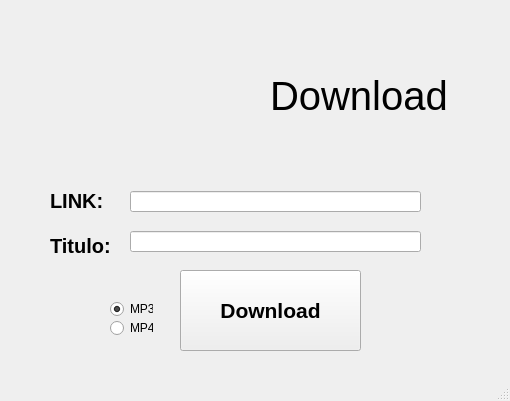
<?xml version="1.0" encoding="UTF-8"?>
<ui version="4.0">
 <class>MainWindow</class>
 <widget class="QMainWindow" name="MainWindow">
  <property name="geometry">
   <rect>
    <x>0</x>
    <y>0</y>
    <width>510</width>
    <height>401</height>
   </rect>
  </property>
  <property name="windowTitle">
   <string>MainWindow</string>
  </property>
  <widget class="QWidget" name="centralwidget">
   <widget class="QPushButton" name="bt_download">
    <property name="geometry">
     <rect>
      <x>180</x>
      <y>270</y>
      <width>181</width>
      <height>81</height>
     </rect>
    </property>
    <property name="font">
     <font>
      <pointsize>16</pointsize>
      <weight>75</weight>
      <bold>true</bold>
     </font>
    </property>
    <property name="text">
     <string>Download</string>
    </property>
    <property name="checkable">
     <bool>false</bool>
    </property>
   </widget>
   <widget class="QLabel" name="label">
    <property name="geometry">
     <rect>
      <x>50</x>
      <y>190</y>
      <width>61</width>
      <height>21</height>
     </rect>
    </property>
    <property name="font">
     <font>
      <pointsize>15</pointsize>
      <weight>75</weight>
      <bold>true</bold>
     </font>
    </property>
    <property name="text">
     <string>LINK:</string>
    </property>
   </widget>
   <widget class="QLabel" name="label_2">
    <property name="geometry">
     <rect>
      <x>50</x>
      <y>230</y>
      <width>71</width>
      <height>31</height>
     </rect>
    </property>
    <property name="font">
     <font>
      <pointsize>15</pointsize>
      <weight>75</weight>
      <bold>true</bold>
     </font>
    </property>
    <property name="text">
     <string>Titulo:</string>
    </property>
   </widget>
   <widget class="QLineEdit" name="txt_link">
    <property name="geometry">
     <rect>
      <x>130</x>
      <y>191</y>
      <width>291</width>
      <height>21</height>
     </rect>
    </property>
    <property name="text">
     <string/>
    </property>
   </widget>
   <widget class="QLineEdit" name="txt_titulo">
    <property name="geometry">
     <rect>
      <x>130</x>
      <y>231</y>
      <width>291</width>
      <height>21</height>
     </rect>
    </property>
    <property name="text">
     <string/>
    </property>
   </widget>
   <widget class="QRadioButton" name="rb_mp3">
    <property name="geometry">
     <rect>
      <x>110</x>
      <y>301</y>
      <width>43</width>
      <height>16</height>
     </rect>
    </property>
    <property name="text">
     <string>MP3</string>
    </property>
    <property name="checked">
     <bool>true</bool>
    </property>
   </widget>
   <widget class="QRadioButton" name="rb_mp4">
    <property name="geometry">
     <rect>
      <x>110</x>
      <y>320</y>
      <width>43</width>
      <height>16</height>
     </rect>
    </property>
    <property name="text">
     <string>MP4</string>
    </property>
    <property name="checked">
     <bool>false</bool>
    </property>
   </widget>
   <widget class="QLabel" name="label_4">
    <property name="geometry">
     <rect>
      <x>270</x>
      <y>60</y>
      <width>191</width>
      <height>71</height>
     </rect>
    </property>
    <property name="font">
     <font>
      <pointsize>30</pointsize>
     </font>
    </property>
    <property name="text">
     <string>Download</string>
    </property>
   </widget>
   <widget class="QLabel" name="label_3">
    <property name="geometry">
     <rect>
      <x>30</x>
      <y>-10</y>
      <width>271</width>
      <height>201</height>
     </rect>
    </property>
    <property name="text">
     <string>&lt;html&gt;&lt;head/&gt;&lt;body&gt;&lt;p&gt;&lt;img src=&quot;:/newPrefix/png-clipart-youtube-logo-graphics-youtube-text-logo-removebg-preview.png&quot;/&gt;&lt;/p&gt;&lt;/body&gt;&lt;/html&gt;</string>
    </property>
   </widget>
  </widget>
  <widget class="QMenuBar" name="menubar">
   <property name="geometry">
    <rect>
     <x>0</x>
     <y>0</y>
     <width>510</width>
     <height>21</height>
    </rect>
   </property>
  </widget>
  <widget class="QStatusBar" name="statusbar"/>
 </widget>
 <resources>
  <include location="youTube.qrc"/>
 </resources>
 <connections/>
</ui>
